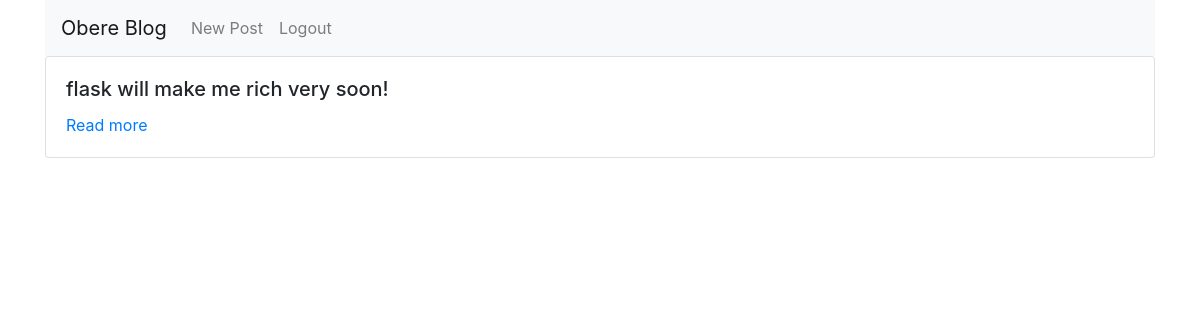
The page / (signed in) on the database as committed earlier.
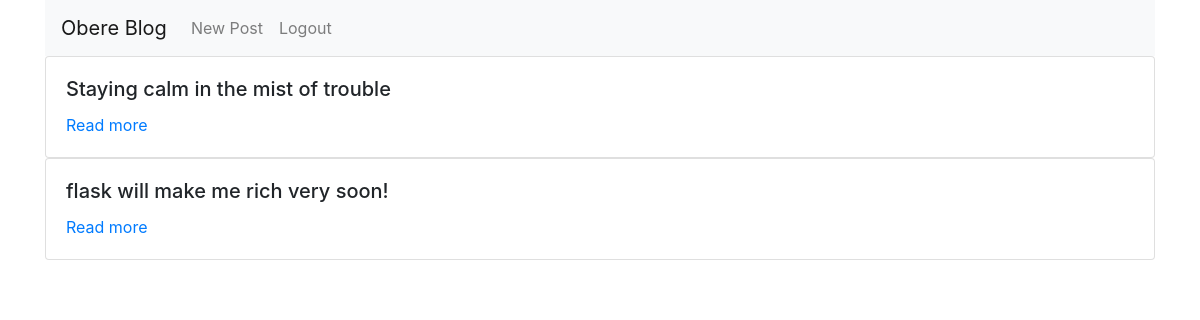
The same page on the database as committed later.
### flask_blog/models.py (models this page shows, shortened)
class Entry(db.Model):
    __tablename__ = 'entries'
    id = db.Column(db.Integer,primary_key=True)
    title = db.Column(db.String(50),unique=True)
    text= db.Column(db.Text)
    created_at = db.Column(db.DateTime)

### flask_blog/views.py (the view)
@app.route('/')
def show_entries():
    if not session.get('logged_in'):
        return redirect(url_for('login'))
    entries = Entry.query.order_by(Entry.id.desc()).all()
    return render_template('entries/index.html',entries=entries)

### flask_blog/templates/entries/index.html
{% extends 'entries/base.html' %} {% block content %}
<div class="blog-body container">
  <ul class="list-group list-group-flush">
    {% for entry in entries %}
    <div class="card">
      <div class="card-body">
        <h5 class="card-title">{{ entry.title }}</h5>
        <a href="{{ url_for('show_entry', id=entry.id) }}" class="card-link"
          >Read more</a
        >
      </div>
    </div>
    {% else %} No Post {% endfor %}
  </ul>
</div>
{% endblock %}

### flask_blog/templates/entries/base.html (shortened to what this page needs)
<!DOCTYPE html>
<html lang="en">
  <head>
    <link
      rel="stylesheet"
      href="{{ url_for('static', filename='css/bootstrap.min.css') }}"
    />
  </head>
  <body>
  <div class="container">
    <nav class="navbar navbar-expand-lg navbar-light bg-light">
      <a class="navbar-brand" href="{{
        url_for('show_entries') }}">Obere Blog</a>
      <div class="collapse navbar-collapse" id="navbarNav">
        <ul class="nav navbar-nav navbar-right">
          <li class="nav-item">
            <a class="nav-link" href="{{ url_for('new_entry') }}">New
           Post</a>
           </li>
          {% if not session.logged_in %}
            <li class="nav-item">
            <a class="nav-link" href="{{ url_for('login') }}">Login</a>
          </li>
          {% else %}
          <li class="nav-item">
            <a class="nav-link" href="{{ url_for('logout') }}">Logout</a>
          </li>
          {% endif %}
        </ul>
      </div>
    </nav>
    </div>
  {% block content %}
  {% endblock %}
</body>
</html>

Rows that differ between the two databases and show on the page:
added Entry: title "Staying calm in the mist of trouble"
